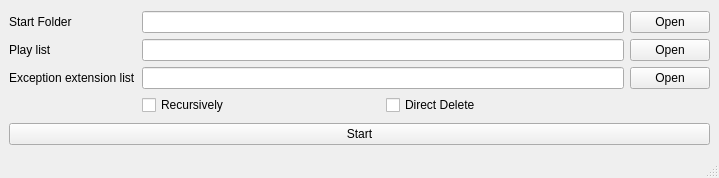
<?xml version="1.0" encoding="UTF-8"?>
<ui version="4.0">
 <class>MainWindow</class>
 <widget class="QMainWindow" name="MainWindow">
  <property name="geometry">
   <rect>
    <x>0</x>
    <y>0</y>
    <width>719</width>
    <height>178</height>
   </rect>
  </property>
  <property name="maximumSize">
   <size>
    <width>16777215</width>
    <height>178</height>
   </size>
  </property>
  <property name="windowTitle">
   <string>MainWindow</string>
  </property>
  <widget class="QWidget" name="centralwidget">
   <layout class="QGridLayout" name="gridLayout">
    <item row="1" column="1">
     <widget class="QPushButton" name="btn_start">
      <property name="text">
       <string>Start</string>
      </property>
     </widget>
    </item>
    <item row="0" column="1">
     <layout class="QGridLayout" name="gridLayout_2">
      <item row="0" column="1" colspan="2">
       <widget class="QLineEdit" name="edit_folder_path">
        <property name="text">
         <string/>
        </property>
        <property name="cursorPosition">
         <number>0</number>
        </property>
       </widget>
      </item>
      <item row="3" column="2">
       <widget class="QCheckBox" name="checkBox_2">
        <property name="text">
         <string>Direct Delete</string>
        </property>
       </widget>
      </item>
      <item row="1" column="1" colspan="2">
       <widget class="QLineEdit" name="edit_playlist_path"/>
      </item>
      <item row="0" column="3">
       <widget class="QPushButton" name="btn_open_folder">
        <property name="sizePolicy">
         <sizepolicy hsizetype="Fixed" vsizetype="Fixed">
          <horstretch>0</horstretch>
          <verstretch>0</verstretch>
         </sizepolicy>
        </property>
        <property name="text">
         <string>Open</string>
        </property>
       </widget>
      </item>
      <item row="2" column="3">
       <widget class="QPushButton" name="btn_open_excpt">
        <property name="sizePolicy">
         <sizepolicy hsizetype="Fixed" vsizetype="Fixed">
          <horstretch>0</horstretch>
          <verstretch>0</verstretch>
         </sizepolicy>
        </property>
        <property name="text">
         <string>Open</string>
        </property>
       </widget>
      </item>
      <item row="1" column="3">
       <widget class="QPushButton" name="btn_open_list">
        <property name="sizePolicy">
         <sizepolicy hsizetype="Fixed" vsizetype="Fixed">
          <horstretch>0</horstretch>
          <verstretch>0</verstretch>
         </sizepolicy>
        </property>
        <property name="text">
         <string>Open</string>
        </property>
       </widget>
      </item>
      <item row="2" column="1" colspan="2">
       <widget class="QLineEdit" name="edit_exceptions_path"/>
      </item>
      <item row="0" column="0">
       <widget class="QLabel" name="label">
        <property name="sizePolicy">
         <sizepolicy hsizetype="Fixed" vsizetype="Preferred">
          <horstretch>0</horstretch>
          <verstretch>0</verstretch>
         </sizepolicy>
        </property>
        <property name="text">
         <string>Start Folder</string>
        </property>
        <property name="alignment">
         <set>Qt::AlignLeading|Qt::AlignLeft|Qt::AlignVCenter</set>
        </property>
       </widget>
      </item>
      <item row="1" column="0">
       <widget class="QLabel" name="label_2">
        <property name="sizePolicy">
         <sizepolicy hsizetype="Fixed" vsizetype="Preferred">
          <horstretch>0</horstretch>
          <verstretch>0</verstretch>
         </sizepolicy>
        </property>
        <property name="text">
         <string>Play list</string>
        </property>
       </widget>
      </item>
      <item row="2" column="0">
       <widget class="QLabel" name="label_3">
        <property name="sizePolicy">
         <sizepolicy hsizetype="Fixed" vsizetype="Preferred">
          <horstretch>0</horstretch>
          <verstretch>0</verstretch>
         </sizepolicy>
        </property>
        <property name="text">
         <string>Exception extension list</string>
        </property>
       </widget>
      </item>
      <item row="3" column="1">
       <widget class="QCheckBox" name="checkBox">
        <property name="text">
         <string>Recursively</string>
        </property>
       </widget>
      </item>
     </layout>
    </item>
   </layout>
  </widget>
  <widget class="QMenuBar" name="menubar">
   <property name="geometry">
    <rect>
     <x>0</x>
     <y>0</y>
     <width>719</width>
     <height>20</height>
    </rect>
   </property>
  </widget>
  <widget class="QStatusBar" name="statusbar"/>
 </widget>
 <resources/>
 <connections/>
</ui>
